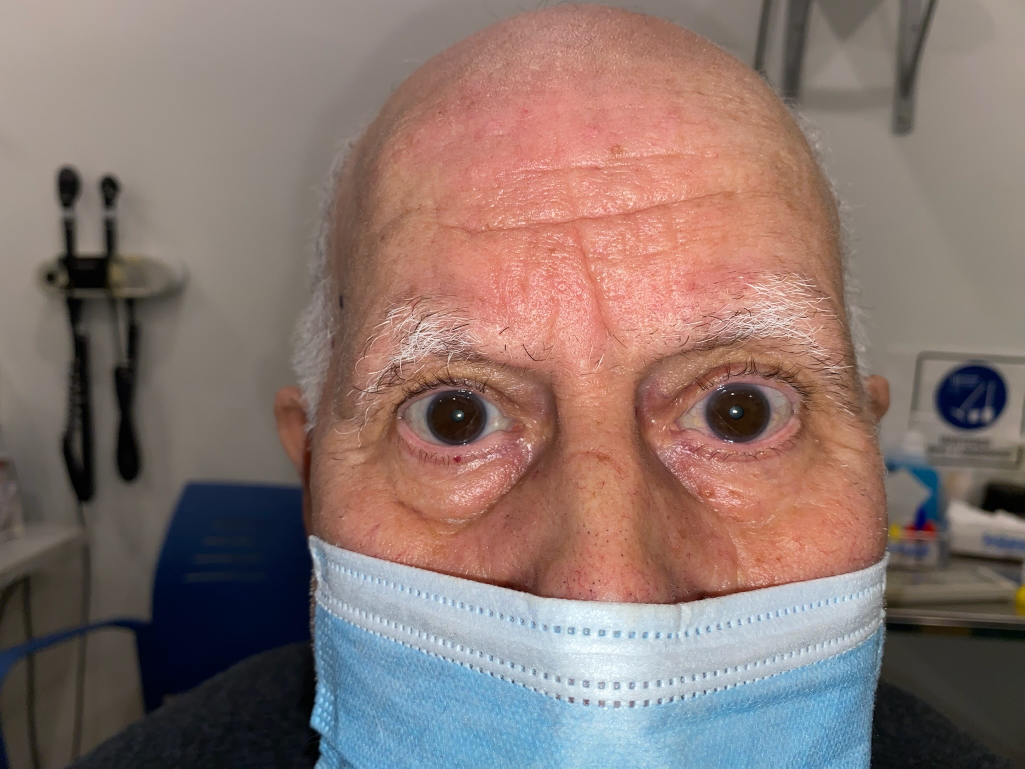
#> input picture Sanos/IMG_1782.jpeg, 2049 x 1537 px, found by its file name (shown at 1/2 size); its folder holds 3 pictures in this run
$ python crop_big.py
#> lines starting #> are read from the running program, lines starting #| are printed output that depends on the picture
from PIL import Image

# Load the image
photo = 1782
image = Image.open('Sanos\IMG_{}.jpeg'.format(photo))
#> image is the input picture: PIL image 2049x1537 RGB; mean R, G, B 136, 116.2, 110.5

left = 680
upper = 650
margin = -400

right = left + 1370 + margin
lower = upper + 550 + margin / 1370 * 550
bbox = (left, upper, right, lower)
# Crop the sub-image
new_size = (1370, 550)
image = image.crop(bbox).resize(new_size)
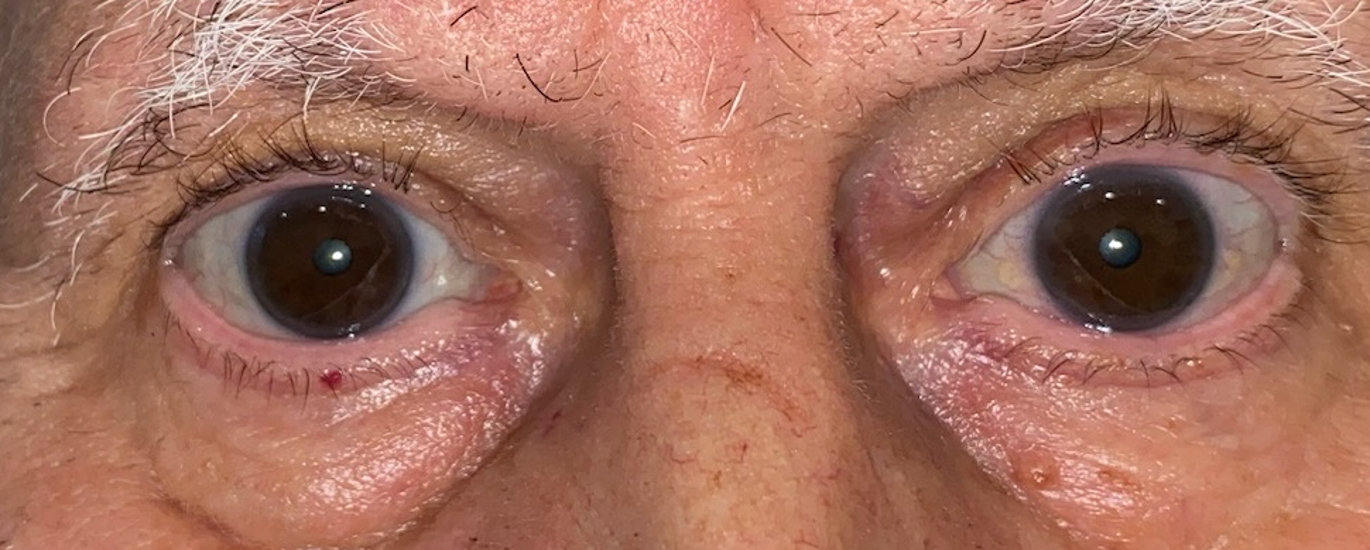
#> image: PIL image 1370x550 RGB; mean R, G, B 164.3, 110.7, 93.5
image.save('Sanos\{}.png'.format(photo))
